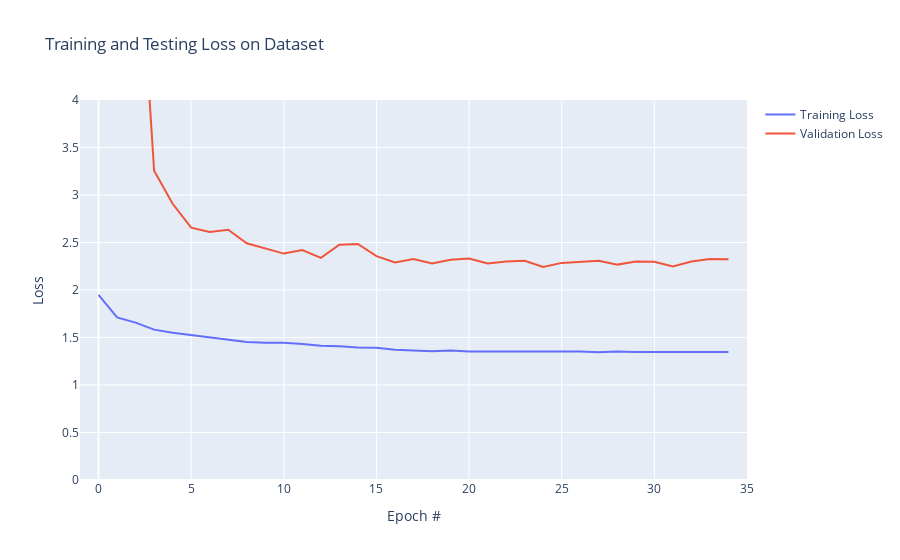

The code cell stored with this chart in its notebook:
### Markdown cell above
## Plotting the loss

### Code cell
H = pd.DataFrame(H)

# create figure
fig = go.Figure()
fig.add_trace(go.Scatter(x=H.index, y=H['train_loss'],
                    mode='lines',
                    name='Training Loss'))
fig.add_trace(go.Scatter(x=H.index, y=H['validation_loss'],
                    mode='lines',
                    name='Validation Loss'))

fig.update_layout(title='Training and Testing Loss on Dataset',
                   xaxis_title='Epoch #',
                   yaxis_title='Loss')

fig.update_xaxes(range = [-1,35])
fig.update_yaxes(range = [0,4])

fig.show()

### Figure 1 — Plotly figure (JSON) as saved in the notebook; plotly's stock layout.template omitted (floating-point values rounded to 4 significant figures)
{"data": [{"mode": "lines", "name": "Training Loss", "type": "scatter", "x": [0, 1, 2, 3, 4, 5, 6, 7, 8, 9, 10, 11, 12, 13, 14, 15, 16, 17, 18, 19, 20, 21, 22, 23, 24, 25, 26, 27, 28, 29, 30, 31, 32, 33, 34], "y": [1.948, 1.711, 1.656, 1.583, 1.55, 1.527, 1.506, 1.481, 1.454, 1.444, 1.445, 1.431, 1.412, 1.407, 1.395, 1.391, 1.372, 1.364, 1.355, 1.364, 1.354, 1.353, 1.354, 1.347, 1.35, 1.349, 1.354, 1.344, 1.353, 1.348, 1.348, 1.349, 1.347, 1.346, 1.348]}, {"mode": "lines", "name": "Validation Loss", "type": "scatter", "x": [0, 1, 2, 3, 4, 5, 6, 7, 8, 9, 10, 11, 12, 13, 14, 15, 16, 17, 18, 19, 20, 21, 22, 23, 24, 25, 26, 27, 28, 29, 30, 31, 32, 33, 34], "y": [2586383744, 1617.0, 6.312, 3.256, 2.908, 2.657, 2.611, 2.635, 2.492, 2.44, 2.383, 2.42, 2.339, 2.477, 2.485, 2.357, 2.29, 2.326, 2.279, 2.317, 2.331, 2.28, 2.3, 2.308, 2.243, 2.285, 2.294, 2.308, 2.267, 2.299, 2.298, 2.247, 2.3, 2.327, 2.325]}], "layout": {"title": {"text": "Training and Testing Loss on Dataset"}, "xaxis": {"range": [-1, 35], "title": {"text": "Epoch #"}}, "yaxis": {"range": [0, 4], "title": {"text": "Loss"}}}}
